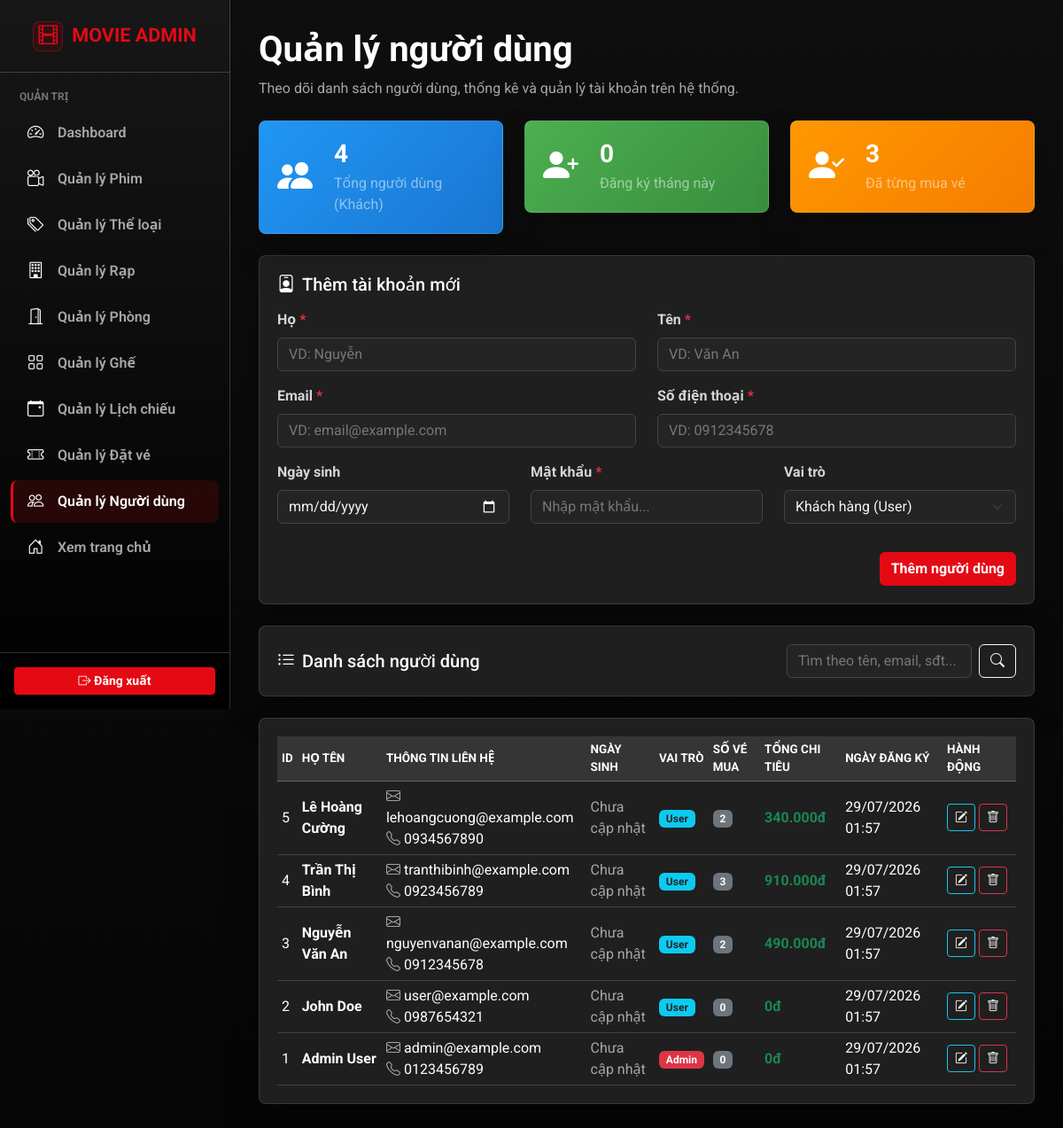
The app's page /frontend/admin/manage_users.php (signed in) with its own data.
### tables this page shows
CREATE TABLE users
(
    id             INT PRIMARY KEY AUTO_INCREMENT,
    first_name     VARCHAR(50)  NOT NULL,
    last_name      VARCHAR(50)  NOT NULL,
    email          VARCHAR(100) NOT NULL UNIQUE,
    password       VARCHAR(255) NOT NULL,
    phone          VARCHAR(20)  NOT NULL UNIQUE,
    birth_date     DATE         NULL,
    role           ENUM ('admin', 'user') DEFAULT 'user',
    remember_token VARCHAR(100) NULL,
    created_at     TIMESTAMP              DEFAULT CURRENT_TIMESTAMP,
    updated_at     TIMESTAMP              DEFAULT CURRENT_TIMESTAMP ON UPDATE CURRENT_TIMESTAMP
);

### backend/app/init.php (called while the page is built, shortened)
<?php
spl_autoload_register(function ($class_name) {
    $prefix = 'App\\';
    $base_dir = __DIR__ . '/';
    $len = strlen($prefix);
    $relative_class = substr($class_name, $len);
    $file = $base_dir . str_replace('\\', '/', $relative_class) . '.php';
});

### backend/app/Config/Database.php (called while the page is built, shortened)
<?php
class Database {
    private static $connection = null;
    public static function getConnection() {
        if (self::$connection === null) {
            $host     = getenv('DB_HOST') ?: 'localhost';
            $username = getenv('DB_USER') ?: 'root';
            $password = getenv('DB_PASSWORD') !== false ? getenv('DB_PASSWORD') : '';
            $database = getenv('DB_NAME') ?: 'movie_ticket_booking';
            $port     = getenv('DB_PORT') ?: 3306;
            $conn = mysqli_connect($host, $username, $password, $database, (int)$port);
            mysqli_set_charset($conn, "utf8mb4");
            self::$connection = $conn;
        }
        return self::$connection;
    }
}

### backend/app/Controllers/UserController.php (called while the page is built, shortened)
<?php
class UserController {
    private $service;
    public function __construct() {
        $this->service = new UserService();
    }
    public function getAllUsers() {
        return $this->service->getAllUsers();
    }
    public function getStats() {
        return $this->service->getStats();
    }
}

### backend/app/Services/UserService.php (called while the page is built, shortened)
<?php
class UserService {
    private $model;
    public function __construct() {
        $this->model = new UserModel();
    }
    public function getAllUsers() {
        return $this->model->getAll();
    }
    public function getStats() {
        return $this->model->getStats();
    }
}

### backend/app/Models/UserModel.php (called while the page is built, shortened)
<?php
class UserModel {
    private $conn;
    public function __construct() {
        $this->conn = Database::getConnection();
    }
    public function getAll() {
        $query = "
            SELECT u.*,
                   COUNT(b.id) as total_bookings,
                   COALESCE(SUM(CASE WHEN b.status='paid' THEN b.total_price ELSE 0 END), 0) as total_spent
            FROM users u
            LEFT JOIN bookings b ON u.id = b.user_id
            GROUP BY u.id
            ORDER BY u.id DESC
        ";
        $result = mysqli_query($this->conn, $query);
        return $this->fetchUsers($result);
    }
    private function fetchUsers($result) {
        $users = [];
        if ($result) {
            while ($row = mysqli_fetch_assoc($result)) {
                $users[] = $row;
            }
        }
        return $users;
    }
    public function getStats() {
        $stats = [
            'total_users' => 0,
            'new_this_month' => 0,
            'active_users' => 0
        ];
        $res1 = mysqli_query($this->conn, "SELECT COUNT(*) as total FROM users WHERE role = 'user'");
        if ($res1) $stats['total_users'] = mysqli_fetch_assoc($res1)['total'];
        $res2 = mysqli_query($this->conn, "SELECT COUNT(*) as total FROM users WHERE MONTH(created_at) = MONTH(CURDATE()) AND YEAR(created_at) = YEAR(CURDATE())");
        if ($res2) $stats['new_this_month'] = mysqli_fetch_assoc($res2)['total'];
        $res3 = mysqli_query($this->conn, "SELECT COUNT(DISTINCT user_id) as total FROM bookings WHERE status='paid'");
        if ($res3) $stats['active_users'] = mysqli_fetch_assoc($res3)['total'];
        return $stats;
    }
}

### frontend/admin/manage_users.php (the view, shortened to what this page needs)
<?php
require_once '../../backend/app/init.php';
require_once 'admin_header.php';
require_once 'admin_sidebar.php';
$controller = new UserController();
$edit_user = null;
$search = $_GET['search'] ?? '';
$users_list = trim($search) !== ''
    ? $controller->getUsersByFilter($search)
    : $controller->getAllUsers();
$stats = $controller->getStats();
?>
<div class="container-fluid">
    <div class="admin-page-header d-flex flex-column flex-lg-row justify-content-between align-items-start gap-3 mb-4">
        <div>
            <h1 class="mb-0 text-white fw-bold">Quản lý người dùng</h1>
            <p class="mb-0 mt-2 text-muted">Theo dõi danh sách người dùng, thống kê và quản lý tài khoản trên hệ thống.</p>
        </div>
    </div>
    <div class="row mb-4">
        <div class="col-md-4 mb-3 mb-md-0">
            <div class="admin-card d-flex align-items-center" style="background: linear-gradient(135deg, #2196F3, #1976D2);">
                <div class="fs-1 me-4 text-white"><i class="bi bi-people-fill"></i></div>
                <div>
                    <h3 class="mb-1 text-white fw-bold"><?= $stats['total_users'] ?></h3>
                    <p class="mb-0 text-white-50">Tổng người dùng (Khách)</p>
                </div>
            </div>
        </div>
        <div class="col-md-4 mb-3 mb-md-0">
            <div class="admin-card d-flex align-items-center" style="background: linear-gradient(135deg, #4CAF50, #388E3C);">
                <div class="fs-1 me-4 text-white"><i class="bi bi-person-plus-fill"></i></div>
                <div>
                    <h3 class="mb-1 text-white fw-bold"><?= $stats['new_this_month'] ?></h3>
                    <p class="mb-0 text-white-50">Đăng ký tháng này</p>
                </div>
            </div>
        </div>
        <div class="col-md-4">
            <div class="admin-card d-flex align-items-center" style="background: linear-gradient(135deg, #FF9800, #F57C00);">
                <div class="fs-1 me-4 text-white"><i class="bi bi-person-check-fill"></i></div>
                <div>
                    <h3 class="mb-1 text-white fw-bold"><?= $stats['active_users'] ?></h3>
                    <p class="mb-0 text-white-50">Đã từng mua vé</p>
                </div>
            </div>
        </div>
    </div>
    <div class="admin-card mb-4">
        <h5 class="mb-3 text-white"><i class="bi bi-person-badge me-2"></i><?= $edit_user ? 'Cập nhật tài khoản' : 'Thêm tài khoản mới' ?></h5>
        <form action="manage_users.php" method="POST">
            <div class="row">
                <div class="col-md-6 mb-3">
                    <label class="form-label">Họ <span class="text-danger">*</span></label>
                    <input type="text" class="form-control" name="first_name" required placeholder="VD: Nguyễn" value="<?= htmlspecialchars($edit_user['first_name'] ?? '') ?>">
                </div>
                <div class="col-md-6 mb-3">
                    <label class="form-label">Tên <span class="text-danger">*</span></label>
                    <input type="text" class="form-control" name="last_name" required placeholder="VD: Văn An" value="<?= htmlspecialchars($edit_user['last_name'] ?? '') ?>">
                </div>
            </div>
            <div class="row">
                <div class="col-md-6 mb-3">
                    <label class="form-label">Email <span class="text-danger">*</span></label>
                    <input type="email" class="form-control" name="email" required placeholder="VD: email@example.com" value="<?= htmlspecialchars($edit_user['email'] ?? '') ?>">
                </div>
                <div class="col-md-6 mb-3">
                    <label class="form-label">Số điện thoại <span class="text-danger">*</span></label>
                    <input type="text" class="form-control" name="phone" required placeholder="VD: 0912345678" value="<?= htmlspecialchars($edit_user['phone'] ?? '') ?>">
                </div>
            </div>
            <div class="row">
                <div class="col-md-4 mb-3">
                    <label class="form-label">Ngày sinh</label>
                    <input type="date" class="form-control" name="birth_date" value="<?= htmlspecialchars($edit_user['birth_date'] ?? '') ?>">
                </div>
                <div class="col-md-4 mb-3">
                    <label class="form-label">Mật khẩu <?= $edit_user ? '(Bỏ trống nếu không đổi)' : '<span class="text-danger">*</span>' ?></label>
                    <input type="password" class="form-control" name="password" <?= $edit_user ? '' : 'required' ?> placeholder="Nhập mật khẩu...">
                </div>
                <div class="col-md-4 mb-3">
                    <label class="form-label">Vai trò</label>
                    <select class="form-select" name="role">
                        <option value="user" <?= ($edit_user && $edit_user['role'] == 'user') ? 'selected' : '' ?>>Khách hàng (User)</option>
                    </select>
                </div>
            </div>
            <div class="mt-3 text-end">
                <button type="submit" class="btn btn-netflix-red">
                    <?= $edit_user ? 'Lưu thay đổi' : 'Thêm người dùng' ?>
                </button>
            </div>
        </form>
    </div>
    <div class="admin-card mb-4 d-flex justify-content-between align-items-center flex-wrap gap-3">
        <h5 class="mb-0 text-white"><i class="bi bi-list-ul me-2"></i>Danh sách người dùng</h5>
        <form action="manage_users.php" method="GET" class="d-flex gap-2">
            <input type="text" name="search" class="form-control" placeholder="Tìm theo tên, email, sđt..." value="<?= htmlspecialchars($search) ?>" style="max-width: 250px;">
            <button type="submit" class="btn btn-outline-light"><i class="bi bi-search"></i></button>
        </form>
    </div>
    <div class="admin-card">
        <div class="table-responsive">
            <table class="table table-hover admin-table align-middle mb-0">
                <thead>
                    <tr>
                        <th>ID</th>
                        <th>Họ tên</th>
                        <th>Thông tin liên hệ</th>
                        <th>Ngày sinh</th>
                        <th>Vai trò</th>
                        <th>Số vé mua</th>
                        <th>Tổng chi tiêu</th>
                        <th>Ngày đăng ký</th>
                        <th>Hành động</th>
                    </tr>
                </thead>
                <tbody>
                    <?php if (empty($users_list)): ?>
                        <tr>
                            <td colspan="9" class="text-center py-4 text-muted">Không tìm thấy dữ liệu người dùng</td>
                        </tr>
                    <?php else: ?>
                        <?php foreach ($users_list as $u): ?>
                            <tr>
                                <td><?= $u['id'] ?></td>
                                <td>
                                    <div class="fw-bold text-white"><?= htmlspecialchars($u['first_name'] . ' ' . $u['last_name']) ?></div>
                                </td>
                                <td>
                                    <div><i class="bi bi-envelope me-1 text-muted"></i><?= htmlspecialchars($u['email']) ?></div>
                                    <div><i class="bi bi-telephone me-1 text-muted"></i><?= htmlspecialchars($u['phone']) ?></div>
                                </td>
                                <td><?= $u['birth_date'] ? date('d/m/Y', strtotime($u['birth_date'])) : '<span class="text-muted">Chưa cập nhật</span>' ?></td>
                                <td>
                                    <?php if ($u['role'] === 'admin'): ?>
                                        <span class="badge bg-danger">Admin</span>
                                    <?php else: ?>
                                        <span class="badge bg-info text-dark">User</span>
                                    <?php endif; ?>
                                </td>
                                <td><span class="badge bg-secondary"><?= $u['total_bookings'] ?></span></td>
                                <td><strong class="text-success"><?= number_format($u['total_spent'], 0, ',', '.') ?>đ</strong></td>
                                <td><?= date('d/m/Y H:i', strtotime($u['created_at'])) ?></td>
                                <td>
                                    <div class="d-flex gap-1">
                                        <a href="manage_users.php?edit_id=<?= $u['id'] ?>" class="btn btn-sm btn-outline-info admin-icon-btn" title="Sửa">
                                            <i class="bi bi-pencil-square"></i>
                                        </a>
                                        <form action="" method="POST" class="d-inline" onsubmit="return confirm('Bạn có chắc chắn muốn xóa người dùng này?');">
                                            <button type="submit" class="btn btn-sm btn-outline-danger admin-icon-btn" title="Xóa">
                                                <i class="bi bi-trash"></i>
                                            </button>
                                        </form>
                                    </div>
                                </td>
                            </tr>
                        <?php endforeach; ?>
                    <?php endif; ?>
                </tbody>
            </table>
        </div>
    </div>
</div>
<?php require_once 'admin_footer.php'; ?>

### frontend/css/admin.css (style rules this page uses)
:root { --admin-bg: #0a0a0a; --admin-surface: #1f1f1f; --admin-surface-soft: #242424; --admin-surface-head: #353535; --admin-sidebar: #000000; --admin-border: rgba(255, 255, 255, 0.18); --admin-border-soft: rgba(255, 255, 255, 0.12); --admin-text: #f5f5f5; --admin-muted: #a7a7a7; --admin-danger: #e50914; --admin-danger-hover: #b20710; --admin-radius: 8px; --admin-sidebar-width: 260px; }
body { min-height: 100vh; margin: 0; background: linear-gradient(180deg, #0e0e0e 0%, var(--admin-bg) 45%, #050505 100%); color: var(--admin-text); font-family: "Roboto", "Segoe UI", Arial, sans-serif; }
a, a:hover { color: inherit; }
.text-muted { color: var(--admin-muted) !important; }
.admin-content .container-fluid { padding-right: 0; padding-left: 0; }
.admin-card { padding: 20px; overflow: hidden; border: 1px solid var(--admin-border-soft); border-radius: var(--admin-radius); background: var(--admin-surface); color: var(--admin-text); box-shadow: 0 18px 40px rgba(0, 0, 0, 0.24); }
.table-responsive { background: var(--admin-surface); }
.admin-table { --bs-table-bg: var(--admin-surface); --bs-table-color: var(--admin-text); --bs-table-border-color: rgba(255, 255, 255, 0.16); --bs-table-hover-bg: #2b2b2b; --bs-table-hover-color: #ffffff; margin: 0; }
.admin-table thead th { border-bottom: 1px solid rgba(255, 255, 255, 0.32) !important; background: var(--admin-surface-head) !important; color: #ffffff !important; font-size: 0.84rem; font-weight: 700; text-transform: uppercase; }
.admin-table td, .admin-table th { padding: 5px; vertical-align: middle; }
.admin-table td, .admin-table td i, .admin-table strong { color: #ffffff; }
.btn-netflix-red { border: 1px solid var(--admin-danger); background: var(--admin-danger); color: #ffffff; font-weight: 700; }
.form-label { color: #d5d5d5; font-weight: 700; }
.form-control, .form-select { border-color: #444444; background-color: var(--admin-surface-soft); color: var(--admin-text); }
.form-control::placeholder { color: #777777; }

### records on screen
users: id "5", first_name+last_name "Lê Hoàng Cường", email "lehoangcuong@example.com", phone "0934567890", shows "Chưa cập nhật", role "User", total_bookings "2", total_spent "340.000", created_at "29/07/2026 01:57"
users: id "4", first_name+last_name "Trần Thị Bình", email "tranthibinh@example.com", phone "0923456789", shows "Chưa cập nhật", role "User", total_bookings "3", total_spent "910.000", created_at "29/07/2026 01:57"
users: id "3", first_name+last_name "Nguyễn Văn An", email "nguyenvanan@example.com", phone "0912345678", shows "Chưa cập nhật", role "User", total_bookings "2", total_spent "490.000", created_at "29/07/2026 01:57"
users: id "2", first_name+last_name "John Doe", email "user@example.com", phone "0987654321", shows "Chưa cập nhật", role "User", total_bookings "0", total_spent "0", created_at "29/07/2026 01:57"
users: id "1", first_name+last_name "Admin User", email "admin@example.com", phone "0123456789", shows "Chưa cập nhật", role "Admin", total_bookings "0", total_spent "0", created_at "29/07/2026 01:57"

### other values on screen
$stats['total_users'] "4"
$stats['new_this_month'] "0"
$stats['active_users'] "3"
